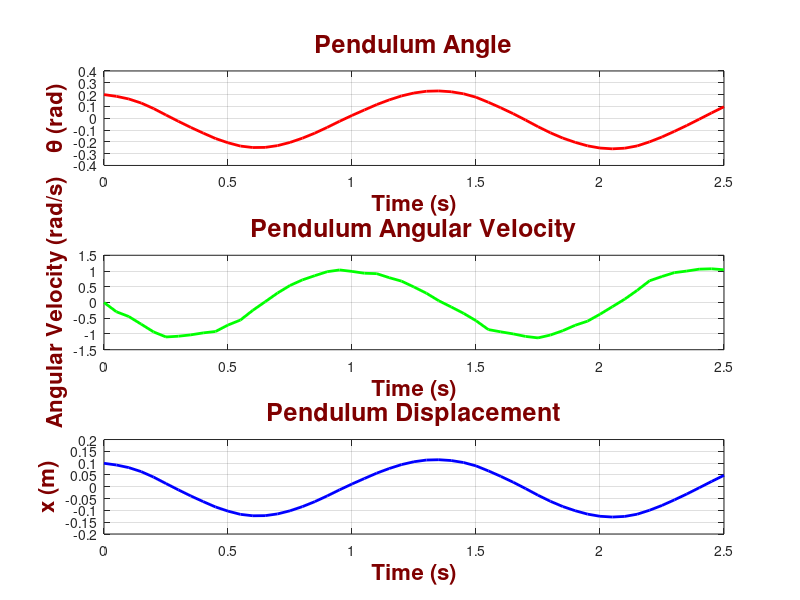
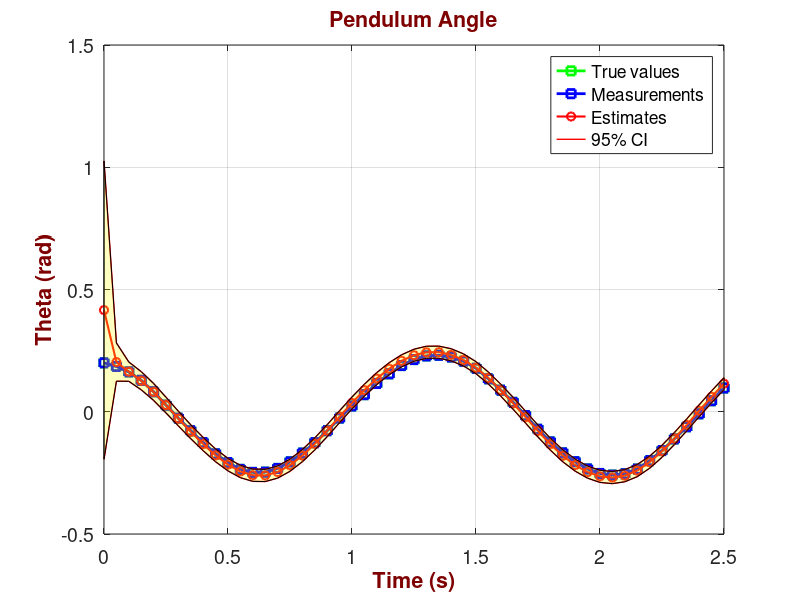
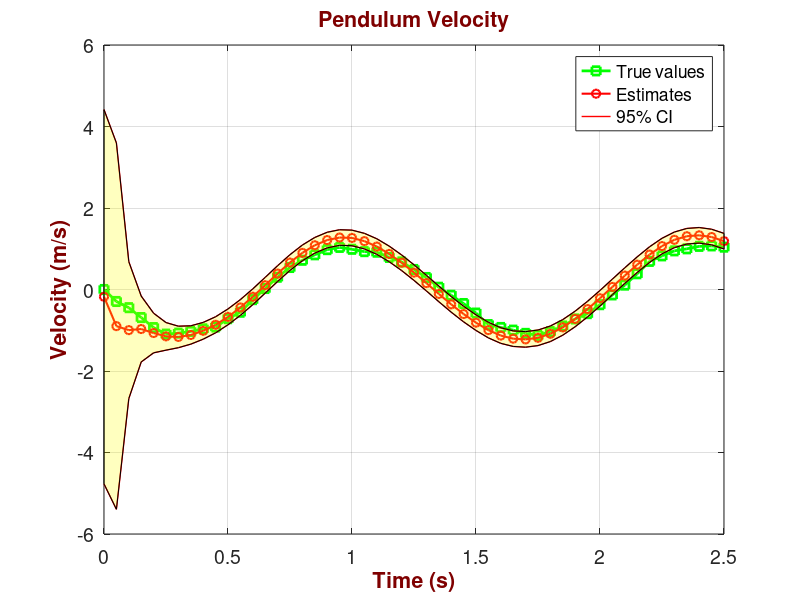

Write MATLAB code to recreate these figures, in order.
clc; close all; clear all;

UKF_modified = 1; % Set it to 0 when using original UKF, 1 if modified sigma point in UKF


%% Model
% Define the parameters
L = 0.5; % Length of the pendulum (m)
g = 9.8; % Gravitational acceleration (m/s^2)
theta0 = 0.2; % Initial angle (radians)
omega0 = 0; % Initial angular velocity (rad/s)
sigma_a = 1; % Process Noise Uncertainty (rad/s^2)
T = 2.5; % Total time (s)
dt = 0.05; % Time step (s)
t = 0:dt:T; % Time vector

% Initialize arrays
theta = zeros(size(t));
omega = zeros(size(t));

% Set initial conditions
theta(1) = theta0;
omega(1) = omega0;

% Generate process noise for angular acceleration
a_noise = sigma_a * randn(size(t));

% Simulate the pendulum with process noise
for i = 2:length(t)
    % Update angular velocity with process noise
    omega(i) = omega(i-1) - (g/L) * sin(theta(i-1)) * dt + a_noise(i) * dt;
    % Update angle
    theta(i) = theta(i-1) + omega(i) * dt;
end


% Plot theta over time
figure;
subplot(3,1,1);
plot(t, theta, 'r-', 'LineWidth', 2);
xlabel('Time (s)', 'FontSize', 16, 'FontWeight', 'bold', 'Color', [0.5, 0, 0]);
ylabel('\theta (rad)', 'FontSize', 16, 'FontWeight', 'bold', 'Color', [0.5, 0, 0]);
title('Pendulum Angle', 'FontSize', 18, 'FontWeight', 'bold', 'Color', [0.5, 0, 0]);
grid on;

% Plot angular velocity over time
subplot(3,1,2);
plot(t, omega, 'g-', 'LineWidth', 2);
xlabel('Time (s)', 'FontSize', 16, 'FontWeight', 'bold', 'Color', [0.5, 0, 0]);
ylabel('Angular Velocity (rad/s)', 'FontSize', 16, 'FontWeight', 'bold', 'Color', [0.5, 0, 0]);
title('Pendulum Angular Velocity', 'FontSize', 18, 'FontWeight', 'bold', 'Color', [0.5, 0, 0]);
grid on;

% Plot x over time
% Compute x = L * sin(theta)
x_pos = L * sin(theta);
subplot(3,1,3);
plot(t, x_pos, 'b-', 'LineWidth', 2);
xlabel('Time (s)', 'FontSize', 16, 'FontWeight', 'bold', 'Color', [0.5, 0, 0]);
ylabel('x (m)', 'FontSize', 16, 'FontWeight', 'bold', 'Color', [0.5, 0, 0]);
title('Pendulum Displacement', 'FontSize', 18, 'FontWeight', 'bold', 'Color', [0.5, 0, 0]);
grid on;

%% Data

% Define the data, adding some random noise to the measurement as full
% measurements are not given in the book and we need to create x from the
% true theta generated above
%x = [0.119 0.113 0.12 0.101 0.099 0.063 0.008 -0.017 -0.037 -0.05]; % data in the book
x = x_pos + 0.00001*randn(1,length(x_pos));



%% Filtering

delta_T = dt; % measurements period
L = 0.5; %The Pendulum string length (m)
g = 9.8; % Gravitational acceleration constant (m/s2)
sigma_x_m = 0.01; % Measurement uncertainty (standard deviation) (m)
sigma_a = 1; % Process Noise Uncertainty (angular acceleration standard deviation) (rad/s)

% Process noise matrix (Q)
Q = sigma_a^2*[delta_T^4/4 delta_T^3/2;...
               delta_T^3/2 delta_T^2];

% Measurment uncertainty 
R = [sigma_x_m^2];

% UKF parameters computation

N = 2; % The number of dimensions
SP = 2*N + 1; %The number of sigma points: 2N + 1 = 5

% Based on modified sigma point computation algorithm, set:
kappa = 0;
alpha = 0.1;
beta  = 2;

lambda = alpha^2 * (N + kappa) - N;
N_plus_lambda = N + lambda;

if (UKF_modified==0)
    kappa = 3 - N; % For Gaussian distribution, the rule of thumb is to set: N + κ = 3
    N_plus_kappa = 3;
end



% Iteration Zero
% 1. Initialization 

x_estimate_init = [0.0873 0]'; %x^hat(0,0) % We don t know the pendulum angle, so our initial angle approximation includes an error. We set the initial velocity to 0.
uncertainty_estimate_init = [5 0; ...
                             0 5]; % uncertainty estimate P(0,0) % Since our initial state vector is a guess, we set a high estimate uncertainty. The high estimate uncertainty results in a high Kalman Gain by giving high weight to the measurement.

% 2. Predication

    % 1. UKF-step 1: Calculate Sigma Points
        x_SP_zero = x_estimate_init; % x_SP^0: the first Sigma Point
        Cholesky_matrix = chol(N_plus_lambda*uncertainty_estimate_init); % or 3* diag ( repmat (500 ,1 ,6) 
        if (UKF_modified==0)
           Cholesky_matrix = chol(N_plus_kappa*uncertainty_estimate_init)'; % or 3* diag ( repmat (500 ,1 ,6) 
        end
        x_SP_init = [x_SP_zero, x_SP_zero + Cholesky_matrix, x_SP_zero - Cholesky_matrix];

    % 2. Points propagation      
        x_SP_pred = [x_SP_init(1,:) + x_SP_init(2,:)*delta_T; ...
                     x_SP_init(2,:) - g/L * sin(x_SP_init(1,:))*delta_T]; % earlier in ex11, I called it x_estimate_pred   

    % 3. Weights Calculation   
        omega_0_m = lambda/(N+lambda);
        omega_0_c = lambda/(N+lambda) + (1 - alpha^2 + beta);
        omega_1   = 1/(2*(N+lambda));

        W_m = [omega_0_m ones(1,2*N)*omega_1];
        W_c = ([omega_0_c ones(1,2*N)*omega_1]);

        if (UKF_modified==0)
            omega_0 = kappa/N_plus_kappa;
            omega_1 = 1/(2*N_plus_kappa);
            omega_ukf = [omega_0 ones(1,2*N)*omega_1]';
        end
    % 4. Mean and covariance computation
      x_estimate_pred = x_SP_pred*W_m';
      uncertainty_estimate_pred = (x_SP_pred - x_estimate_pred)*diag(W_c)*(x_SP_pred - x_estimate_pred)' + Q; 
      if (UKF_modified==0)
          x_estimate_pred = x_SP_pred*omega_ukf;
          uncertainty_estimate_pred = (x_SP_pred - x_estimate_pred)*diag(omega_ukf)*(x_SP_pred - x_estimate_pred)' + Q;
      end


% Storage for estimates and uncertainties
x_estimates = zeros(2, length(x));
uncertainty_estimates = zeros(2, 2, length(x));
%x_y_uncertainty = zeros(2,2, length(r));



% KF Loop 
for ii = 1:length(x)
    
    % 1. Measure
    z = [x(ii)];

    % 2. Update
    % Using the Unscented Transform, transfer the state sigma points X(1,0) to the 
    % measurement space Z using the measurement function h(x):
    
    % In order to compute Z1, we perform elementwise operations between the first row
    % of X(1,0) that represents that represents the angle θ:

    Z = L*sin(x_SP_pred(1,:));

    z_mean = Z * W_m';

    if (UKF_modified==0)
        z_mean = Z * omega_ukf;
    end

    % Compute covariance at the measurement space    
    
    Pz  = (Z-z_mean)*diag(W_c)*(Z-z_mean)' + R;
    Pxz = (x_SP_pred - x_estimate_pred)*diag(W_c)*(Z-z_mean)';
    
    if (UKF_modified==0)
        Pz  = (Z-z_mean)*diag(omega_ukf)*(Z-z_mean)' + R;
        Pxz = (x_SP_pred - x_estimate_pred)*diag(omega_ukf)*(Z-z_mean)';
    end
    % Kalman gain 
    K = Pxz/Pz;

    % Update estimate with measurement:
    x_estimate = x_estimate_pred + K*(z - z_mean);

    % Update the current uncertainty estimate (covariance of the estimate)
    uncertainty_estimate = uncertainty_estimate_pred - K*Pz*K';
    
    % Store the estimates and uncertainties
    x_estimates(:, ii) = x_estimate;
    uncertainty_estimates(:, :, ii) = uncertainty_estimate;
    %x_y_uncertainty(:, :, ii) = [uncertainty_estimate(1,1) 0; 0 uncertainty_estimate(4,4)];

    % 3. Predict 
        % 1. UKF-step 1: Calculate Sigma Points
        x_SP_zero = x_estimate; % x_SP^0: the first Sigma Point
        Cholesky_matrix = chol(N_plus_lambda*uncertainty_estimate)';
        if (UKF_modified==0)
            Cholesky_matrix = chol(N_plus_kappa*uncertainty_estimate)';
        end
        x_SP_init = [x_SP_zero, x_SP_zero + Cholesky_matrix, x_SP_zero - Cholesky_matrix];

    % 2. Points propagation
        x_SP_pred = [x_SP_init(1,:) + x_SP_init(2,:)*delta_T; ...
                     x_SP_init(2,:) - g/L * sin(x_SP_init(1,:))*delta_T]; % earlier in ex11, I called it x_estimate_pred

    % 4. Mean and covariance computation  
      x_estimate_pred = x_SP_pred*W_m';
      uncertainty_estimate_pred = (x_SP_pred - x_estimate_pred)*diag(W_c)*(x_SP_pred - x_estimate_pred)' + Q; 
      if(UKF_modified==0)
          x_estimate_pred = x_SP_pred*omega_ukf;
          uncertainty_estimate_pred = (x_SP_pred - x_estimate_pred)*diag(omega_ukf)*(x_SP_pred - x_estimate_pred)' + Q;
      end


end

%% Confidence ellipse

CI = 95;
temp = (1 - CI/100)/2;

uncertainty_x = squeeze(uncertainty_estimates(1,1,:))';
uncertainty_y = squeeze(uncertainty_estimates(2,2,:))';


x_low = x_estimates(1,:) - norminv(temp)*sqrt(uncertainty_x);
x_up  = x_estimates(1,:) + norminv(temp)*sqrt(uncertainty_x);

y_low = x_estimates(2,:) - norminv(temp)*sqrt(uncertainty_y);
y_up  = x_estimates(2,:) + norminv(temp)*sqrt(uncertainty_y);


%% Plotting


% Creating pednulum angle plot
figure;
plot(t, theta, 'gs-', 'LineWidth', 2); % True angle values
hold on;
plot(t, asin(x/L), 'bs-', 'LineWidth', 2); % Measurements x = L*sin(theta), note that I add some randomness to x 
plot(t, x_estimates(1,:), 'ro-', 'LineWidth', 1.5, 'MarkerSize', 6); % KF estimate
grid on;
xlabel('Time (s)', 'FontSize', 16, 'FontWeight', 'bold', 'Color', [0.5, 0, 0]);
ylabel('Theta (rad)', 'FontSize', 16, 'FontWeight', 'bold', 'Color', [0.5, 0, 0]);
title('Pendulum Angle', 'FontSize', 20, 'FontWeight', 'bold', 'Color', [0.5, 0, 0]);
%set(gca, 'YDir', 'normal'); % Ensure the y-axis direction is normal (default)


plot(t, x_low, 'r', 'LineWidth',1);
plot(t, x_up, 'r', 'LineWidth',1);
x2 = [t, fliplr(t)];
inBetween = [x_low, fliplr(x_up)];
p4 = patch(x2, inBetween, 'y', 'FaceAlpha', 0.25);
%legend(p1,'Area 1')
%alpha(p4, 0.25);

legend('True values', 'Measurements', 'Estimates', '95% CI')


% Customizing the font size for axes
set(gca, 'FontSize', 14);

%2. Creating pendulum angular velocity plot

figure;
plot(t, omega, 'gs-', 'LineWidth', 2); % True angular values
hold on;
%plot(t, -sqrt(g/L) * theta0*sin(sqrt(g/L) * t), 'bs-', 'LineWidth', 2); % Measurements
plot(t, x_estimates(2,:), 'ro-', 'LineWidth', 1.5, 'MarkerSize', 6); % KF estimate
grid on;
xlabel('Time (s)', 'FontSize', 16, 'FontWeight', 'bold', 'Color', [0.5, 0, 0]);
ylabel('Velocity (m/s)', 'FontSize', 16, 'FontWeight', 'bold', 'Color', [0.5, 0, 0]);
title('Pendulum Velocity', 'FontSize', 20, 'FontWeight', 'bold', 'Color', [0.5, 0, 0]);
%set(gca, 'YDir', 'normal'); % Ensure the y-axis direction is normal (default)


plot(t, y_low, 'r', 'LineWidth',1);
plot(t, y_up, 'r', 'LineWidth',1);
x2 = [t, fliplr(t)];
inBetween = [y_low, fliplr(y_up)];
p4 = patch(x2, inBetween, 'y', 'FaceAlpha', 0.25);
%legend(p1,'Area 1')
%alpha(p4, 0.25)

%legend('True values', 'Measurements', 'Estimates', '95% CI'); % If Measurements plotting is enabled
legend('True values', 'Estimates', '95% CI')

% Customizing the font size for axes
set(gca, 'FontSize', 14);




